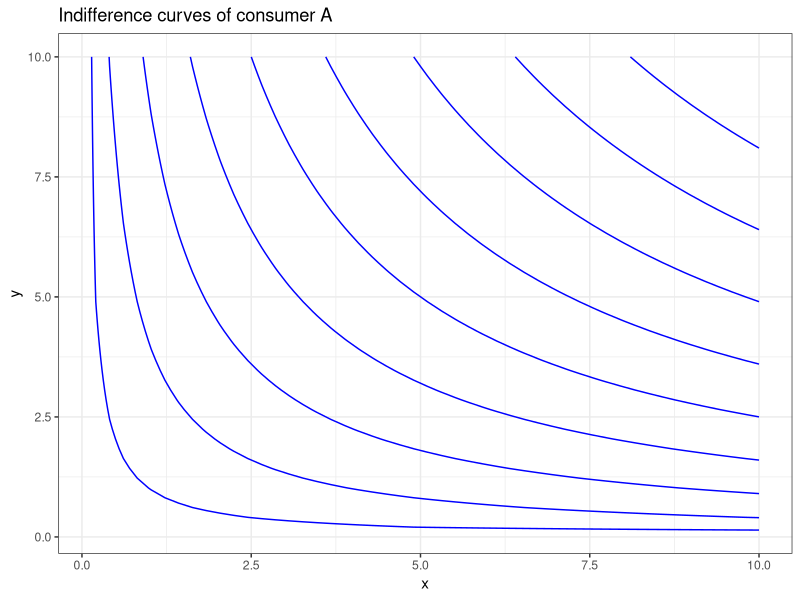
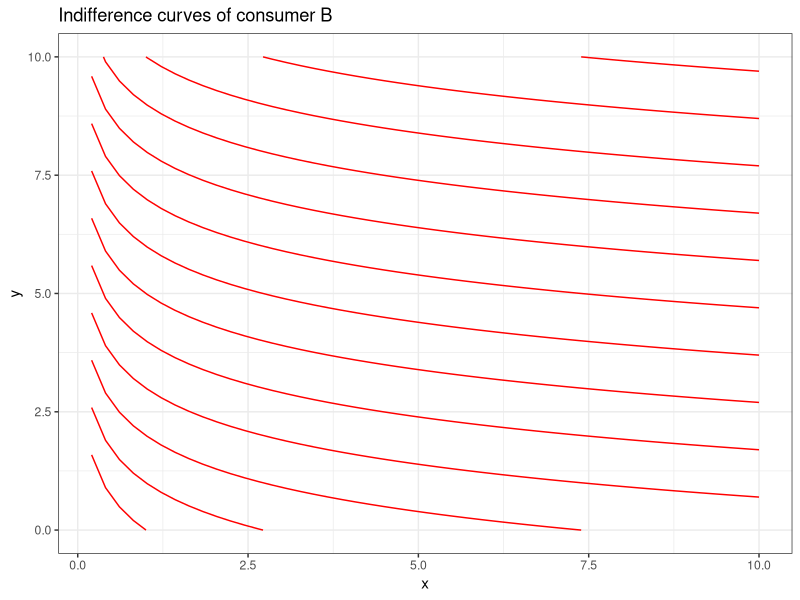

R code for these plots, in order:
## ---- chunk 1

# Cobb-Douglas utility function of consumer A. 
utilidad <- function(x, y, alpha) {
  return(x^alpha * y^(1-alpha))
}

# We set the range of values
x <- seq(0, 10, length.out=50)
y <- seq(0, 10, length.out=50)

# Create a Data frame with all x and y combinations.

df <- expand.grid(x = x, y = y)

# Compute utility values for every value of x and y
df$z <- with(df, utilidad(x, y, alpha = 0.5))

# Plot it con ggplot
library(ggplot2)

ggplot(df, aes(x, y)) +
  geom_contour(aes(z = z), breaks = seq(0, max(df$z), by = 1), color = "blue") +
  labs(title = "Indifference curves of consumer A") +
  theme_bw()


## ---- chunk 2

# Cobb-Douglas utility function of consumer B. 
utilidad_B <- function(x, y) {
  return(log(x)+y)
}

# We set the range of values
x <- seq(0, 10, length.out=50)
y <- seq(0, 10, length.out=50)

# Create a Data frame with all x and y combinations.

df <- expand.grid(x = x, y = y)

# Compute utility values for every value of x and y
df$z <- with(df, utilidad_B(x, y))

# Plot it con ggplot
library(ggplot2)

ggplot(df, aes(x, y)) +
  geom_contour(aes(z = z), breaks = seq(0, max(df$z), by = 1), color = "red") +
  labs(title = "Indifference curves of consumer B") +
  theme_bw()


